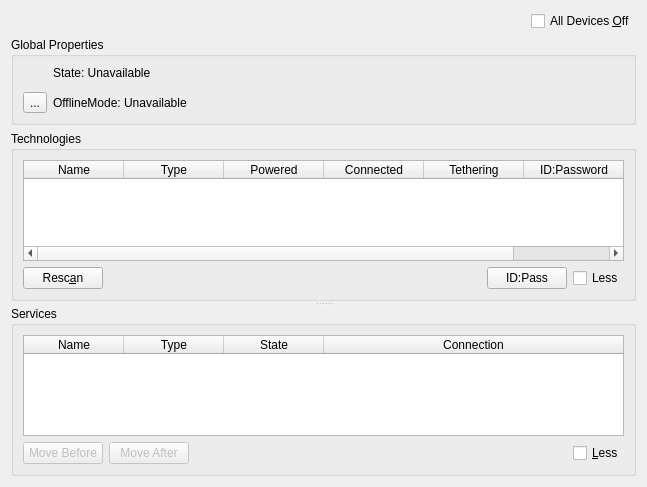
         <widget class="QWidget" name="scrollAreaWidgetContents_7">
          <property name="geometry">
           <rect>
            <x>0</x>
            <y>0</y>
            <width>647</width>
            <height>487</height>
           </rect>
          </property>
          <layout class="QGridLayout" name="gridLayout_2">
           <item row="0" column="0">
            <layout class="QGridLayout" name="gridLayout_4">
             <item row="0" column="0">
              <spacer name="horizontalSpacer_2">
               <property name="orientation">
                <enum>Qt::Horizontal</enum>
               </property>
               <property name="sizeHint" stdset="0">
                <size>
                 <width>40</width>
                 <height>20</height>
                </size>
               </property>
              </spacer>
             </item>
             <item row="0" column="1">
              <widget class="QCheckBox" name="checkBox_devicesoff">
               <property name="whatsThis">
                <string>&lt;html&gt;&lt;head/&gt;&lt;body&gt;&lt;p&gt;This checkbox controls the global setting for switching all radios on or off. When checked all radios are powered down.&lt;/p&gt;&lt;p&gt;When the system is In offline mode it is possible to turn individual devices back on. When leaving offline mode the individual policy of each device determines if the radio is turned back on or not.&lt;/p&gt;&lt;/body&gt;&lt;/html&gt;</string>
               </property>
               <property name="text">
                <string>All Devices &amp;Off</string>
               </property>
              </widget>
             </item>
            </layout>
           </item>
           <item row="1" column="0">
            <widget class="QGroupBox" name="groupBox_global_properties">
             <property name="whatsThis">
              <string>&lt;html&gt;&lt;head/&gt;&lt;body&gt;&lt;p&gt;&lt;span style=&quot; font-weight:600;&quot;&gt;OfflineMode&lt;/span&gt;&lt;/p&gt;&lt;p&gt;The offline mode indicates the global setting for switching all radios on or off. Changing offline mode to true results in powering down all devices. When leaving offline mode the individual policy of each device decides to switch the radio back on or not. &lt;/p&gt;&lt;p&gt;During offline mode, it is still possible to switch certain technologies manually back on. For example the limited usage of WiFi or Bluetooth devices might be allowed in some situations.&lt;/p&gt;&lt;/body&gt;&lt;/html&gt;</string>
             </property>
             <property name="title">
              <string>Global Properties</string>
             </property>
             <layout class="QGridLayout" name="gridLayout_16">
              <item row="2" column="1" colspan="2">
               <widget class="QLabel" name="label_offlinemode">
                <property name="whatsThis">
                 <string>&lt;html&gt;&lt;head/&gt;&lt;body&gt;&lt;p&gt;The global setting for switching all radios on or off. When offline mode is engaged all radios are powered down.&lt;/p&gt;&lt;p&gt;While in offline mode it is possible to turn individual devices back on. When leaving offline mode the individual policy of each device determines if the radio is turned back on or not.&lt;/p&gt;&lt;/body&gt;&lt;/html&gt;</string>
                </property>
                <property name="text">
                 <string>OfflineMode: Unavailable</string>
                </property>
               </widget>
              </item>
              <item row="0" column="2" rowspan="2" colspan="4">
               <spacer name="horizontalSpacer_4">
                <property name="orientation">
                 <enum>Qt::Horizontal</enum>
                </property>
                <property name="sizeHint" stdset="0">
                 <size>
                  <width>506</width>
                  <height>20</height>
                 </size>
                </property>
               </spacer>
              </item>
              <item row="0" column="1">
               <widget class="QLabel" name="label_state">
                <property name="whatsThis">
                 <string>&lt;html&gt;&lt;head/&gt;&lt;body&gt;&lt;p&gt;The global connection state of the system.  Possible values are &amp;quot;offline&amp;quot;, &amp;quot;idle&amp;quot;, &amp;quot;ready&amp;quot;, and &amp;quot;online&amp;quot;.  &lt;/p&gt;&lt;/body&gt;&lt;/html&gt;</string>
                </property>
                <property name="text">
                 <string>State: Unavailable</string>
                </property>
               </widget>
              </item>
              <item row="1" column="5" rowspan="2">
               <spacer name="horizontalSpacer_5">
                <property name="orientation">
                 <enum>Qt::Horizontal</enum>
                </property>
                <property name="sizeHint" stdset="0">
                 <size>
                  <width>466</width>
                  <height>20</height>
                 </size>
                </property>
               </spacer>
              </item>
              <item row="0" column="0">
               <widget class="QLabel" name="label_state_pix">
                <property name="sizePolicy">
                 <sizepolicy hsizetype="Fixed" vsizetype="Fixed">
                  <horstretch>0</horstretch>
                  <verstretch>0</verstretch>
                 </sizepolicy>
                </property>
                <property name="maximumSize">
                 <size>
                  <width>16</width>
                  <height>16</height>
                 </size>
                </property>
                <property name="text">
                 <string/>
                </property>
                <property name="scaledContents">
                 <bool>true</bool>
                </property>
               </widget>
              </item>
              <item row="2" column="0">
               <widget class="QToolButton" name="toolButton_offlinemode">
                <property name="whatsThis">
                 <string>&lt;html&gt;&lt;head/&gt;&lt;body&gt;&lt;p&gt;The global setting for switching all radios on or off. When offline mode is engaged all radios are powered down.&lt;/p&gt;&lt;p&gt;While in offline mode it is possible to turn individual devices back on. When leaving offline mode the individual policy of each device determines if the radio is turned back on or not.&lt;/p&gt;&lt;/body&gt;&lt;/html&gt;</string>
                </property>
                <property name="text">
                 <string>...</string>
                </property>
                <property name="checkable">
                 <bool>true</bool>
                </property>
               </widget>
              </item>
             </layout>
            </widget>
           </item>
           <item row="2" column="0">
            <widget class="QSplitter" name="splitter01">
             <property name="orientation">
              <enum>Qt::Vertical</enum>
             </property>
             <property name="handleWidth">
              <number>5</number>
             </property>
             <widget class="QGroupBox" name="groupBox_technologies">
              <property name="sizePolicy">
               <sizepolicy hsizetype="Preferred" vsizetype="Expanding">
                <horstretch>0</horstretch>
                <verstretch>0</verstretch>
               </sizepolicy>
              </property>
              <property name="whatsThis">
               <string>&lt;html&gt;&lt;head/&gt;&lt;body&gt;&lt;p&gt;Connman refers to hardware devices as technologies. This box will display information about all known technologies.&lt;/p&gt;&lt;p&gt;To turn a technology on or off click on the button that shows in the &lt;span style=&quot; font-weight:600;&quot;&gt;Powered&lt;/span&gt; column for the technology.&lt;/p&gt;&lt;p&gt;To tether a technology click the button in the &lt;span style=&quot; font-weight:600;&quot;&gt;Tethering&lt;/span&gt; column to on. When tethering is enabled the default service is bridged to all clients connected through the tethered technology. If the &lt;span style=&quot; font-weight:600;&quot;&gt;Tethering&lt;/span&gt; columns are not shown clear the check in &lt;span style=&quot; font-weight:600;&quot;&gt;Less&lt;/span&gt; checkbox below this window.&lt;/p&gt;&lt;p&gt;Note that by default wired connections cannot be tethered. This behavior can be overwritten in the connman.conf file. &lt;/p&gt;&lt;/body&gt;&lt;/html&gt;</string>
              </property>
              <property name="title">
               <string>Technologies</string>
              </property>
              <layout class="QVBoxLayout" name="verticalLayout_3">
               <item>
                <widget class="QTableWidget" name="tableWidget_technologies">
                 <property name="sizePolicy">
                  <sizepolicy hsizetype="Expanding" vsizetype="Expanding">
                   <horstretch>0</horstretch>
                   <verstretch>0</verstretch>
                  </sizepolicy>
                 </property>
                 <property name="editTriggers">
                  <set>QAbstractItemView::NoEditTriggers</set>
                 </property>
                 <property name="showDropIndicator" stdset="0">
                  <bool>false</bool>
                 </property>
                 <property name="dragDropOverwriteMode">
                  <bool>false</bool>
                 </property>
                 <property name="selectionMode">
                  <enum>QAbstractItemView::NoSelection</enum>
                 </property>
                 <property name="showGrid">
                  <bool>false</bool>
                 </property>
                 <property name="cornerButtonEnabled">
                  <bool>false</bool>
                 </property>
                 <attribute name="horizontalHeaderCascadingSectionResizes">
                  <bool>false</bool>
                 </attribute>
                 <attribute name="horizontalHeaderHighlightSections">
                  <bool>false</bool>
                 </attribute>
                 <attribute name="horizontalHeaderMinimumSectionSize">
                  <number>75</number>
                 </attribute>
                 <attribute name="horizontalHeaderStretchLastSection">
                  <bool>true</bool>
                 </attribute>
                 <attribute name="verticalHeaderVisible">
                  <bool>false</bool>
                 </attribute>
                 <attribute name="verticalHeaderHighlightSections">
                  <bool>false</bool>
                 </attribute>
                 <column>
                  <property name="text">
                   <string>Name</string>
                  </property>
                 </column>
                 <column>
                  <property name="text">
                   <string>Type</string>
                  </property>
                 </column>
                 <column>
                  <property name="text">
                   <string>Powered</string>
                  </property>
                 </column>
                 <column>
                  <property name="text">
                   <string>Connected</string>
                  </property>
                 </column>
                 <column>
                  <property name="text">
                   <string>Tethering</string>
                  </property>
                 </column>
                 <column>
                  <property name="text">
                   <string>ID:Password</string>
                  </property>
                 </column>
                </widget>
               </item>
               <item>
                <layout class="QHBoxLayout" name="horizontalLayout_5">
                 <item>
                  <widget class="QPushButton" name="pushButton_rescanwifi01">
                   <property name="whatsThis">
                    <string>&lt;html&gt;&lt;head/&gt;&lt;body&gt;&lt;p&gt;Force a rescan of all WiFi technologies. This is similar to issuing the command &lt;span style=&quot; font-weight:600;&quot;&gt;connmanctl scan wifi&lt;/span&gt; from the command line.&lt;/p&gt;&lt;p&gt;The button will become inactive while the scan is occuring.&lt;/p&gt;&lt;/body&gt;&lt;/html&gt;</string>
                   </property>
                   <property name="text">
                    <string>Resc&amp;an</string>
                   </property>
                  </widget>
                 </item>
                 <item>
                  <spacer name="horizontalSpacer">
                   <property name="orientation">
                    <enum>Qt::Horizontal</enum>
                   </property>
                   <property name="sizeHint" stdset="0">
                    <size>
                     <width>293</width>
                     <height>17</height>
                    </size>
                   </property>
                  </spacer>
                 </item>
                 <item>
                  <widget class="QPushButton" name="pushButton_IDPass">
                   <property name="whatsThis">
                    <string>&lt;html&gt;&lt;head/&gt;&lt;body&gt;&lt;p&gt;To edit the ID and Password of a tethered WiFi device click this button.&lt;/p&gt;&lt;p&gt;The ID and Password are what clients will have to enter to connect to the ad-hoc network. This is only valid for WiFi connections&lt;/p&gt;&lt;/body&gt;&lt;/html&gt;</string>
                   </property>
                   <property name="text">
                    <string>ID:Pass</string>
                   </property>
                  </widget>
                 </item>
                 <item>
                  <widget class="QCheckBox" name="checkBox_hidetethering">
                   <property name="whatsThis">
                    <string>&lt;html&gt;&lt;head/&gt;&lt;body&gt;&lt;p&gt;When checked the tethering columns will be hidden.&lt;/p&gt;&lt;/body&gt;&lt;/html&gt;</string>
                   </property>
                   <property name="text">
                    <string>Less</string>
                   </property>
                  </widget>
                 </item>
                </layout>
               </item>
              </layout>
             </widget>
             <widget class="QGroupBox" name="groupBox_services">
              <property name="sizePolicy">
               <sizepolicy hsizetype="Preferred" vsizetype="Expanding">
                <horstretch>0</horstretch>
                <verstretch>0</verstretch>
               </sizepolicy>
              </property>
              <property name="whatsThis">
               <string>&lt;html&gt;&lt;head/&gt;&lt;body&gt;&lt;p&gt;This box lists all services that connman can connect to.&lt;/p&gt;&lt;/body&gt;&lt;/html&gt;</string>
              </property>
              <property name="title">
               <string>Services</string>
              </property>
              <layout class="QVBoxLayout" name="verticalLayout_6">
               <item>
                <widget class="QTableWidget" name="tableWidget_services">
                 <property name="sizePolicy">
                  <sizepolicy hsizetype="Expanding" vsizetype="Expanding">
                   <horstretch>0</horstretch>
                   <verstretch>0</verstretch>
                  </sizepolicy>
                 </property>
                 <property name="editTriggers">
                  <set>QAbstractItemView::NoEditTriggers</set>
                 </property>
                 <property name="showDropIndicator" stdset="0">
                  <bool>false</bool>
                 </property>
                 <property name="dragDropOverwriteMode">
                  <bool>false</bool>
                 </property>
                 <property name="selectionMode">
                  <enum>QAbstractItemView::SingleSelection</enum>
                 </property>
                 <property name="selectionBehavior">
                  <enum>QAbstractItemView::SelectRows</enum>
                 </property>
                 <property name="showGrid">
                  <bool>false</bool>
                 </property>
                 <property name="cornerButtonEnabled">
                  <bool>false</bool>
                 </property>
                 <attribute name="horizontalHeaderCascadingSectionResizes">
                  <bool>true</bool>
                 </attribute>
                 <attribute name="horizontalHeaderDefaultSectionSize">
                  <number>100</number>
                 </attribute>
                 <attribute name="horizontalHeaderMinimumSectionSize">
                  <number>75</number>
                 </attribute>
                 <attribute name="horizontalHeaderStretchLastSection">
                  <bool>true</bool>
                 </attribute>
                 <attribute name="verticalHeaderVisible">
                  <bool>false</bool>
                 </attribute>
                 <attribute name="verticalHeaderHighlightSections">
                  <bool>false</bool>
                 </attribute>
                 <column>
                  <property name="text">
                   <string>Name</string>
                  </property>
                 </column>
                 <column>
                  <property name="text">
                   <string>Type</string>
                  </property>
                 </column>
                 <column>
                  <property name="text">
                   <string>State</string>
                  </property>
                 </column>
                 <column>
                  <property name="text">
                   <string>Connection</string>
                  </property>
                 </column>
                </widget>
               </item>
               <item>
                <layout class="QHBoxLayout" name="horizontalLayout_3">
                 <item>
                  <widget class="QPushButton" name="pushButton_movebefore">
                   <property name="enabled">
                    <bool>false</bool>
                   </property>
                   <property name="whatsThis">
                    <string>&lt;html&gt;&lt;head/&gt;&lt;body&gt;&lt;p&gt;Move the selected service before another in the list.&lt;/p&gt;&lt;p&gt;The button will only become active if the selected service can be moved and if there is another valid service which it can be used as a target.&lt;/p&gt;&lt;/body&gt;&lt;/html&gt;</string>
                   </property>
                   <property name="text">
                    <string>Move Before</string>
                   </property>
                  </widget>
                 </item>
                 <item>
                  <widget class="QPushButton" name="pushButton_moveafter">
                   <property name="enabled">
                    <bool>false</bool>
                   </property>
                   <property name="whatsThis">
                    <string>&lt;html&gt;&lt;head/&gt;&lt;body&gt;&lt;p&gt;Move the selected service after another in the list.&lt;/p&gt;&lt;p&gt;The button will only become active if the selected service can be moved and if there is another valid service which it can be used as a target.&lt;/p&gt;&lt;/body&gt;&lt;/html&gt;</string>
                   </property>
                   <property name="text">
                    <string>Move After</string>
                   </property>
                  </widget>
                 </item>
                 <item>
                  <spacer name="horizontalSpacer_7">
                   <property name="orientation">
                    <enum>Qt::Horizontal</enum>
                   </property>
                   <property name="sizeHint" stdset="0">
                    <size>
                     <width>40</width>
                     <height>20</height>
                    </size>
                   </property>
                  </spacer>
                 </item>
                 <item>
                  <widget class="QCheckBox" name="checkBox_hidecnxn">
                   <property name="whatsThis">
                    <string>&lt;html&gt;&lt;head/&gt;&lt;body&gt;&lt;p&gt;When checked hide the connection name in the Services box.&lt;/p&gt;&lt;/body&gt;&lt;/html&gt;</string>
                   </property>
                   <property name="text">
                    <string>&amp;Less</string>
                   </property>
                   <property name="checked">
                    <bool>false</bool>
                   </property>
                  </widget>
                 </item>
                </layout>
               </item>
              </layout>
             </widget>
            </widget>
           </item>
          </layout>
         </widget>
